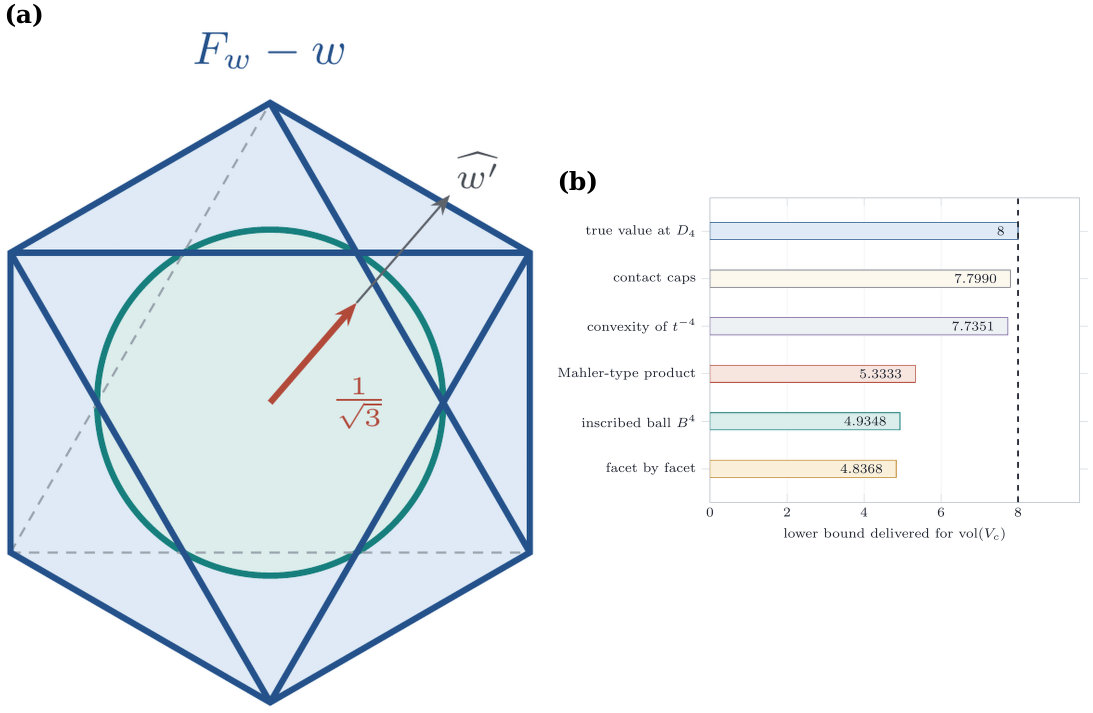
#> input picture paper/figures_new/old/fig_c_boundary.png, 2185 x 1426 px (shown at 1/2 size)
$ python fig_c_boundary.py
#> lines starting #> are read from the running program, lines starting #| are printed output that depends on the picture; after the words box and inside, x2 and y2 are one past the last pixel; in counts of white or black regions, pixels touching at a corner belong together
### paper/figures_new/oldpanels.py
"""
oldpanels.py -- reuse of the rendered panels of a composite figure.

Several composites of the paper combine ray-traced three-dimensional panels,
which are kept, with data panels that have been redrawn here so that no label
touches a curve, a bar or another label.  The rendered panels are cut out of
the composite along its white gutters and placed unchanged on the new grid.
"""
import numpy as np
import matplotlib.pyplot as plt


def load(path):
#> called with path = 'old/fig_c_boundary.png'
    a = plt.imread(path)
#> a is the input picture: shape (1426, 2185, 3) float32; mean R, G, B 0.916, 0.943, 0.957
    if a.ndim == 3 and a.shape[2] == 4:
        al = a[..., 3:4]
        a = a[..., :3] * al + (1.0 - al)
    return a


def white_bands(mask, axis, min_len):
    """maximal runs of all-white rows (axis=0) or columns (axis=1) of at least min_len"""
    line = mask.all(axis=1 - axis)
    runs, start = [], None
    for i, w in enumerate(line):
        if w and start is None:
            start = i
        if not w and start is not None:
            if i - start >= min_len:
                runs.append((start, i))
            start = None
    if start is not None and len(line) - start >= min_len:
        runs.append((start, len(line)))
    return runs


# [6 lines left out: function split_rows, not called in this run]


def split_cols(img, min_gap=12):
#> called with min_gap = 20
    white = img.mean(axis=2) > 0.985
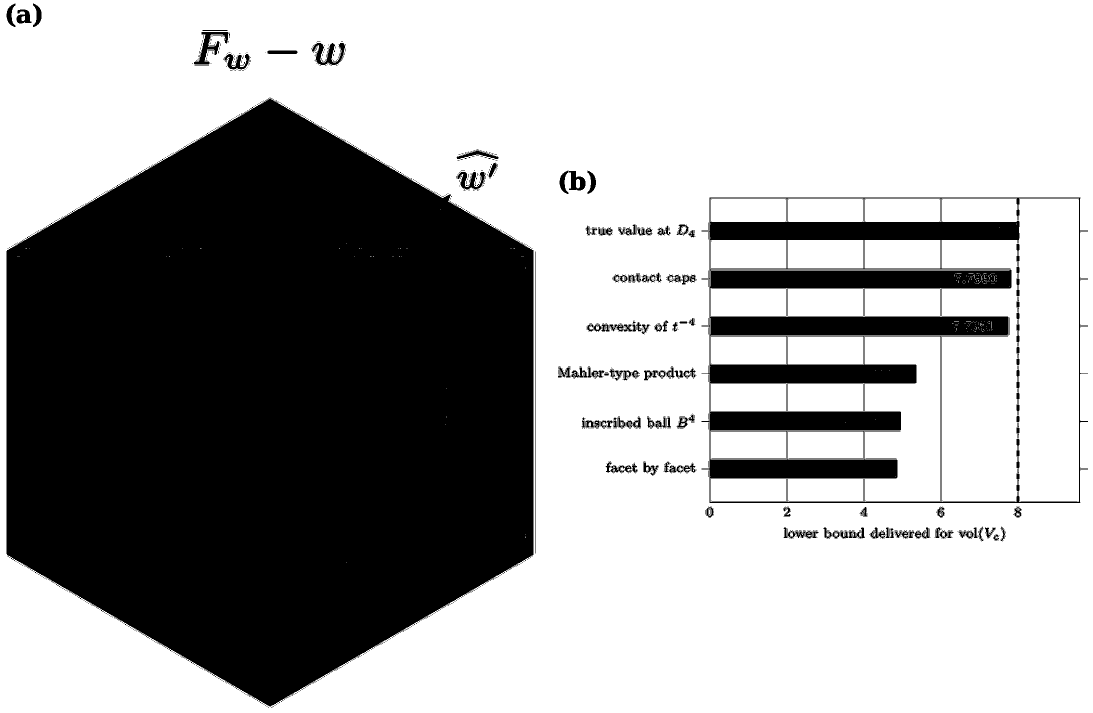
#> white: shape (1426, 2185) bool (shown at 1/2 size); 64.3% white; 1353 black regions (1203 under 20 px), largest, box (x1, y1, x2, y2) and area: (13, 196, 1067, 1413) 962129, (1403, 395, 2176, 1006) 119895, (388, 64, 457, 129) 1411
    bands = [b for b in white_bands(white, 1, min_gap) if b[0] > 0 and b[1] < img.shape[1]]
#> the loop in white_bands, `for i, w in enumerate(line):` made 2185 passes
#> w on passes 1 to 8: True, True, True, True, True, True, True, True
#> after the loop in white_bands, `for i, w in enumerate(line):`: runs = [(1071, 1116)]; start = 2176
#> bands = [(1071, 1116)]
    cuts = [0] + [(a + b) // 2 for a, b in bands] + [img.shape[1]]
#> cuts = [0, 1093, 2185]
    return [img[:, cuts[i]:cuts[i + 1]] for i in range(len(cuts) - 1)]


def trim(img, pad=4):
    """the image with its uniform white border removed"""
#> called with pad = 4
    ink = img.mean(axis=2) < 0.985
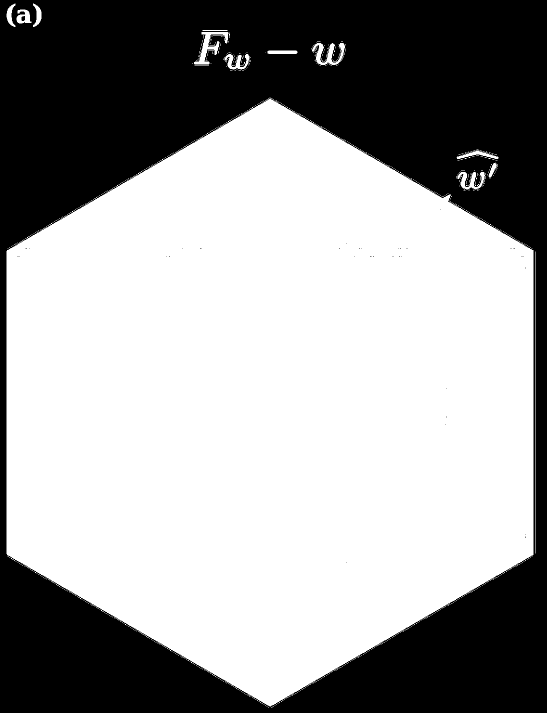
#> ink: shape (1426, 1093) bool (shown at 1/2 size); 62.3% white; 37 black regions (35 under 20 px), largest, box (x1, y1, x2, y2) and area: (0, 0, 1093, 1426) 587259, (43, 32, 50, 42) 61
    rows, cols = np.where(ink.any(axis=1))[0], np.where(ink.any(axis=0))[0]
#> rows = 1344 values from 7 to 1414; cols = 1055 values from 13 to 1070
    if len(rows) == 0:
        return img
    r0, r1 = max(rows[0] - pad, 0), min(rows[-1] + pad + 1, img.shape[0])
#> r0 = 3; r1 = 1419
    c0, c1 = max(cols[0] - pad, 0), min(cols[-1] + pad + 1, img.shape[1])
#> c0 = 9; c1 = 1075
    return img[r0:r1, c0:c1]
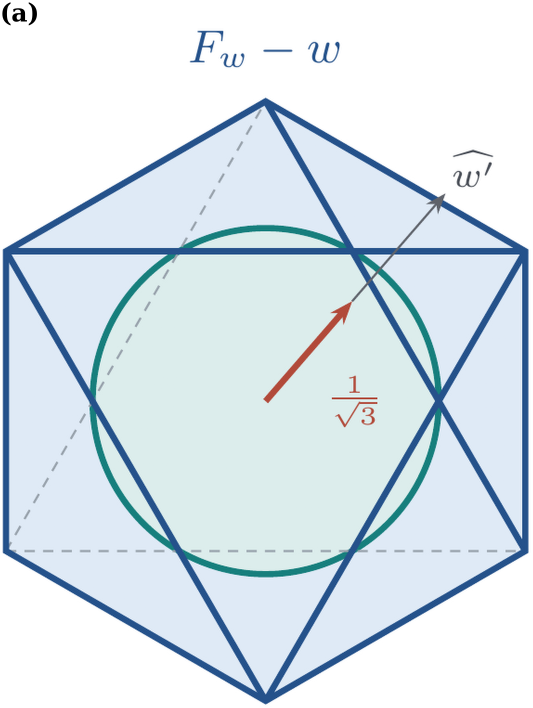
#> returned value: shape (1416, 1066, 3) float32 (shown at 1/2 size); mean of channels 0, 1, 2 0.856, 0.899, 0.93; drawn as R, G, B


def show(ax, img):
    ax.imshow(img, interpolation="lanczos")
    ax.set_axis_off()

### paper/figures_new/figstyle.py
"""
figstyle.py -- drawing conventions shared by every figure script of the paper,
and a label collision test that each figure has to pass before it is written
to disk.

Palette: a small fixed categorical set (validated for colour-vision deficiency
on a white surface), assigned in a fixed order and never cycled; one sequential
hue for magnitudes; neutral inks for text and axes.  Labels are placed by hand.
"""
import logging
import numpy as np
import matplotlib
matplotlib.use("Agg")

# Embedding a font in the vector output makes fontTools read the header of the
# system font file and report on the date stamp it finds there.  That has no
# bearing on the figure, so the message is kept out of the console.
logging.getLogger("fontTools").setLevel(logging.ERROR)
import matplotlib.pyplot as plt
from matplotlib import rcParams
from matplotlib.colors import LightSource, to_rgb
from mpl_toolkits.mplot3d.art3d import Poly3DCollection, Line3DCollection

# categorical slots, fixed order
BLUE = "#2a78d6"
ORANGE = "#eb6834"
AQUA = "#1baf7a"
YELLOW = "#eda100"
MAGENTA = "#e87ba4"
VIOLET = "#4a3aa7"
SERIES = [BLUE, ORANGE, AQUA, YELLOW, MAGENTA, VIOLET]

INK = "#0b0b0b"
INK2 = "#52514e"
INK3 = "#8b8a85"
GRID = "#d8d7d2"
SURFACE = "#ffffff"
PANEL = "#f4f3ef"

DPI = 400

rcParams.update({
    "figure.facecolor": SURFACE,
    "savefig.facecolor": SURFACE,
    "font.family": "serif",
    "font.serif": ["DejaVu Serif"],
    "mathtext.fontset": "dejavuserif",
    "font.size": 8.5,
    "axes.edgecolor": INK2,
    "axes.labelcolor": INK,
    "axes.linewidth": 0.7,
    "axes.titlesize": 9,
    "xtick.color": INK2,
    "ytick.color": INK2,
    "xtick.direction": "out",
    "ytick.direction": "out",
    "xtick.major.width": 0.6,
    "ytick.major.width": 0.6,
    "text.color": INK,
    "grid.color": GRID,
    "grid.linewidth": 0.5,
    "legend.frameon": False,
    "legend.fontsize": 7.5,
    "lines.linewidth": 1.4,
    "lines.solid_capstyle": "round",
    "pdf.fonttype": 42,
})


def panel_label(ax, s, x=-0.02, y=1.03):
    ax.text(x, y, s, transform=ax.transAxes, fontsize=10, fontweight="bold", ha="right", va="bottom", color=INK)


# [84 lines left out: functions clean_axes, blank_3d, shade, surface_faces, add_surface, tube, not called in this run]


# ----------------------------------------------------------------------------
# collision test
# ----------------------------------------------------------------------------
INSET = 1.5
EDGE_FRACTION = 0.05
EDGE_LEVEL = 20
# a label may also sit on a flat tint, which carries no edges at all in its
# interior; COVER_FRACTION is the share of the label box that may be covered by
# such a tint before the label counts as placed on drawing.  COVER_LEVEL is how
# far below the page colour a tint has to sit before it competes with the text:
# a wash within about a tenth of the page colour does not, a solid one does.
COVER_FRACTION = 0.12
COVER_LEVEL = 25
TEST_DPI = 300


def _texts(fig):
    r = fig.canvas.get_renderer()
    out = list(fig.texts)
    for ax in fig.get_axes():
        out.extend(ax.texts)
        if getattr(ax, "axison", True) and not hasattr(ax, "get_zlim"):
            out += [ax.title, ax.xaxis.label, ax.yaxis.label]
            try:
                bb = ax.get_window_extent(renderer=r)
            except Exception:
                bb = None
            for t in list(ax.get_xticklabels()) + list(ax.get_yticklabels()):
                try:
                    tb = t.get_window_extent(renderer=r)
                except Exception:
                    continue
                if bb is None or (tb.x1 >= bb.x0 - 50 and tb.x0 <= bb.x1 + 50 and tb.y1 >= bb.y0 - 50 and tb.y0 <= bb.y1 + 50):
                    out.append(t)
        leg = ax.get_legend()
        if leg is not None:
            out.extend(leg.get_texts())
    keep = []
    for t in out:
        try:
            if t.get_visible() and isinstance(t.get_text(), str) and t.get_text().strip():
                keep.append(t)
        except Exception:
            pass
    return keep


def _boxes(fig, texts):
    r = fig.canvas.get_renderer()
    out = []
    for t in texts:
        try:
            bb = t.get_window_extent(renderer=r)
        except Exception:
            continue
        if bb.width <= 0 or bb.height <= 0:
            continue
        out.append((t, bb.x0 + INSET, bb.y0 + INSET, bb.x1 - INSET, bb.y1 - INSET))
    return out


def check_overlap(fig, name):
    """returns the number of collisions found; prints each one.

    The raster tests below read the figure at TEST_DPI rather than at the
    working resolution, so that a small label box holds enough pixels for the
    measured fractions to mean what they say."""
    dpi0 = fig.dpi
    fig.set_dpi(max(dpi0, TEST_DPI))
    fig.canvas.draw()
    texts = _texts(fig)
    boxes = _boxes(fig, texts)
    hits = 0
    for i in range(len(boxes)):
        for j in range(i + 1, len(boxes)):
            a = boxes[i]; b = boxes[j]
            if a[1] < b[3] and b[1] < a[3] and a[2] < b[4] and b[2] < a[4]:
                hits += 1
                print(f"  [{name}] text/text: '{a[0].get_text()[:30]}' vs '{b[0].get_text()[:30]}'")
    # a legend is opaque and is drawn last, so anything of ours that reaches
    # under it is hidden however clean the text-against-text test comes out
    r = fig.canvas.get_renderer()
    for ax in fig.get_axes():
        leg = ax.get_legend()
        if leg is None:
            continue
        own = set(id(t) for t in leg.get_texts())
        try:
            lb = leg.get_window_extent(renderer=r)
        except Exception:
            continue
        for (t, x0, y0, x1, y1) in boxes:
            if id(t) in own:
                continue
            if x0 < lb.x1 and lb.x0 < x1 and y0 < lb.y1 and lb.y0 < y1:
                hits += 1
                print(f"  [{name}] text/legend: '{t.get_text()[:40]}' under the legend box")

    # text against ink
    full = np.asarray(fig.canvas.buffer_rgba())[:, :, :3].astype(float).mean(axis=2)
    vis = [(t, t.get_visible()) for t in texts]
    for t, _ in vis:
        t.set_visible(False)
    fig.canvas.draw()
    bare = np.asarray(fig.canvas.buffer_rgba())[:, :, :3].astype(float).mean(axis=2)
    for t, v in vis:
        t.set_visible(v)
    fig.canvas.draw()
    H = bare.shape[0]
    for (t, x0, y0, x1, y1) in boxes:
        if t.get_bbox_patch() is not None and t.get_bbox_patch().get_alpha() not in (0, 0.0) and t.get_bbox_patch().get_facecolor()[3] > 0.5:
            continue
        r0, r1 = int(H - y1), int(H - y0)
        c0, c1 = int(x0), int(x1)
        if r1 - r0 < 3 or c1 - c0 < 3:
            continue
        patch = bare[max(r0, 0):r1, max(c0, 0):c1]
        if patch.size == 0:
            continue
        gx = np.abs(np.diff(patch, axis=1)); gy = np.abs(np.diff(patch, axis=0))
        edges = (gx > EDGE_LEVEL).mean() + (gy > EDGE_LEVEL).mean()
        cover = (np.abs(patch - patch.max()) > COVER_LEVEL).mean()
        if edges > EDGE_FRACTION:
            hits += 1
            print(f"  [{name}] text/ink: '{t.get_text()[:40]}' edge density {edges:.3f}")
        elif cover > COVER_FRACTION:
            hits += 1
            print(f"  [{name}] text/tint: '{t.get_text()[:40]}' covered fraction {cover:.3f}")
    fig.set_dpi(dpi0)
    fig.canvas.draw()
    return hits


# [12 lines left out: function default_outdir, not called in this run]


def save(fig, name, outdir=None, vector=False, dpi=DPI):
    import os
    hits = check_overlap(fig, name)
    outdir = default_outdir() if outdir is None else outdir
    os.makedirs(outdir, exist_ok=True)
    if vector:
        fig.savefig(os.path.join(outdir, name + ".pdf"), bbox_inches="tight", pad_inches=0.02)
    fig.savefig(os.path.join(outdir, name + ".png"), dpi=dpi, bbox_inches="tight", pad_inches=0.02)
    print(f"{name}: {hits} collisions")
    plt.close(fig)
    return hits


# [9 lines left out: function front_mask, not called in this run]

### paper/figures_new/fig_c_boundary.py
"""
fig_c_boundary.py -- the facet of the reference cell and what the global
routes deliver.

Panel (a), the rendered facet inside the 3-space orthogonal to its contact
direction, is kept from the earlier composite.  Panel (b) is the bar chart of
the lower bounds for vol(V_c) that the boundary form and the other global
routes deliver at the D_4 configuration, where the conjecture is tight:
the true value 8; the contact-cap estimate 7.7990 (the covering bound at
m = 24); the convexity bound 7.7351 for the polar volume integral; the
Mahler-type product bound 16/3 = 5.3333; the inscribed ball, pi^2/2 =
4.9348; and the facet-by-facet bound 8 pi/(3 sqrt 3) = 4.8368.
"""
import numpy as np
import matplotlib.pyplot as plt
from figstyle import *
from oldpanels import load, split_cols, trim, show

old = load("old/fig_c_boundary.png")
left = trim(split_cols(old, 20)[0])

rows = [("true value at $D_4$", 8.0, BLUE),
        ("contact caps", 7.7990, INK3),
        ("convexity of $t^{-4}$", 7.7351, VIOLET),
        ("Mahler-type product", 16 / 3, ORANGE),
        ("inscribed ball $B^4$", np.pi ** 2 / 2, AQUA),
        ("facet by facet", 8 * np.pi / (3 * np.sqrt(3)), YELLOW)]
assert abs(rows[4][1] - 4.9348) < 1e-4 and abs(rows[5][1] - 4.8368) < 1e-4 and abs(rows[3][1] - 5.3333) < 1e-4

W_IN = 7.2
fig = plt.figure(figsize=(W_IN, 3.2))
gs = fig.add_gridspec(1, 2, width_ratios=[1.0, 1.15], left=0.01, right=0.985, top=0.93, bottom=0.16, wspace=0.55)
axl = fig.add_subplot(gs[0]); show(axl, left)

ax = fig.add_subplot(gs[1])
for side in ("top", "right"):
    ax.spines[side].set_visible(False)
ax.grid(True, axis="x", zorder=0); ax.set_axisbelow(True)
y = np.arange(len(rows))[::-1]
for yy, (name, val, col) in zip(y, rows):
    ax.barh(yy, val, height=0.56, color=col, zorder=3)
    ax.text(val - 0.12, yy, f"{val:.4f}" if val != 8 else "8", va="center", ha="right", fontsize=6.8, color=SURFACE, zorder=5)
ax.axvline(8, color=INK2, lw=0.8, ls=(0, (4, 2)), zorder=4)
ax.set_yticks(y); ax.set_yticklabels([r[0] for r in rows], fontsize=7)
ax.set_xlim(0, 9.6); ax.set_xticks([0, 2, 4, 6, 8])
ax.tick_params(labelsize=6.8)
ax.set_xlabel(r"lower bound delivered for $\mathrm{vol}(V_c)$", fontsize=7.5)
ax.text(8.15, 5.55, "target 8", fontsize=6.5, color=INK2, ha="left", va="center")
panel_label(ax, "(b)", x=-0.38, y=1.0)
save(fig, "fig_c_boundary", outdir="../figures")
#> in save, `fig.savefig(os.path.join(outdir, name + ".png"), dpi=dpi, bbox_inches=..`:
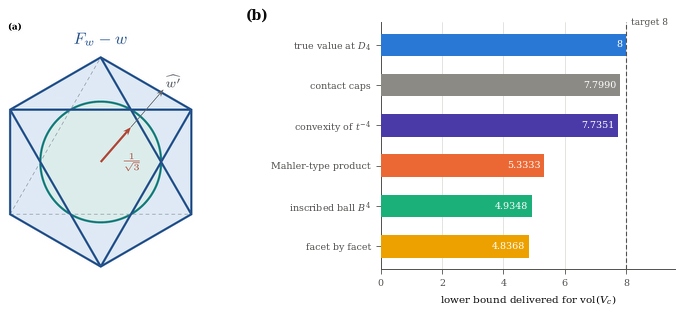
#> figure drawn by matplotlib, 2 panels

$ run again, with paper/figures_new/old/fig_c_cell24.png copied over paper/figures_new/old/fig_c_boundary.png
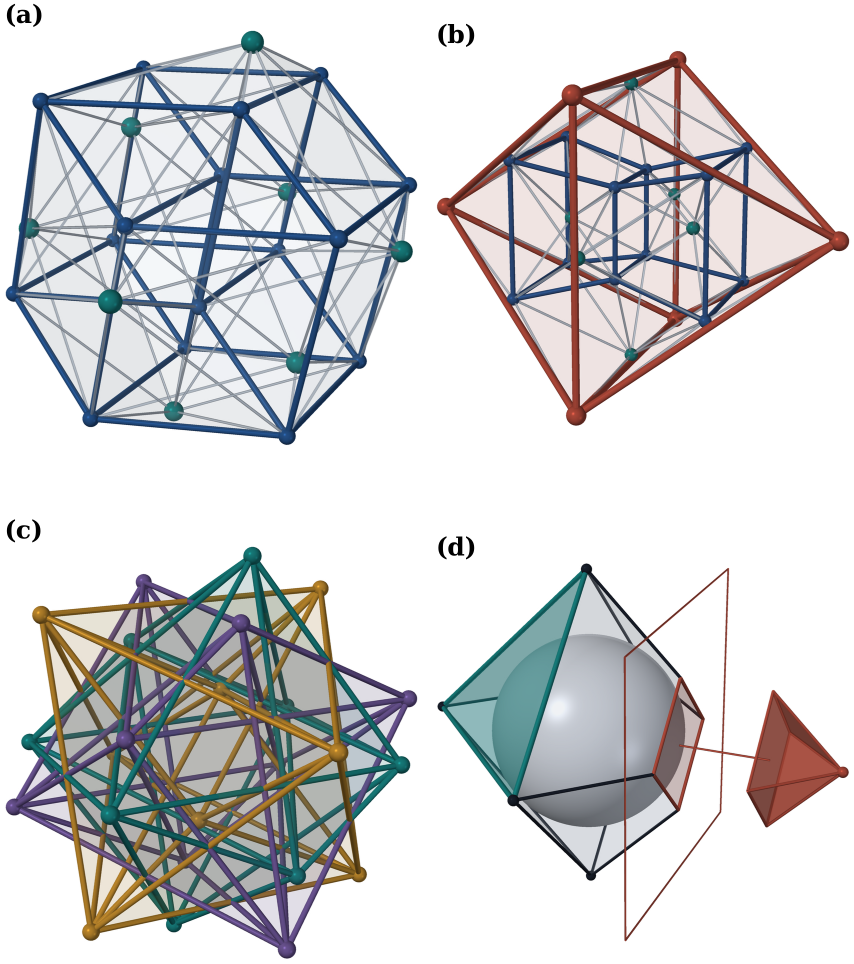
#> input picture paper/figures_new/old/fig_c_cell24.png, 1708 x 1928 px (shown at 1/2 size)
#> in load, a is the input picture: shape (1928, 1708, 3) float32; mean R, G, B 0.828, 0.829, 0.836
#> in split_cols, `white = img.mean(axis=2) > 0.985`:
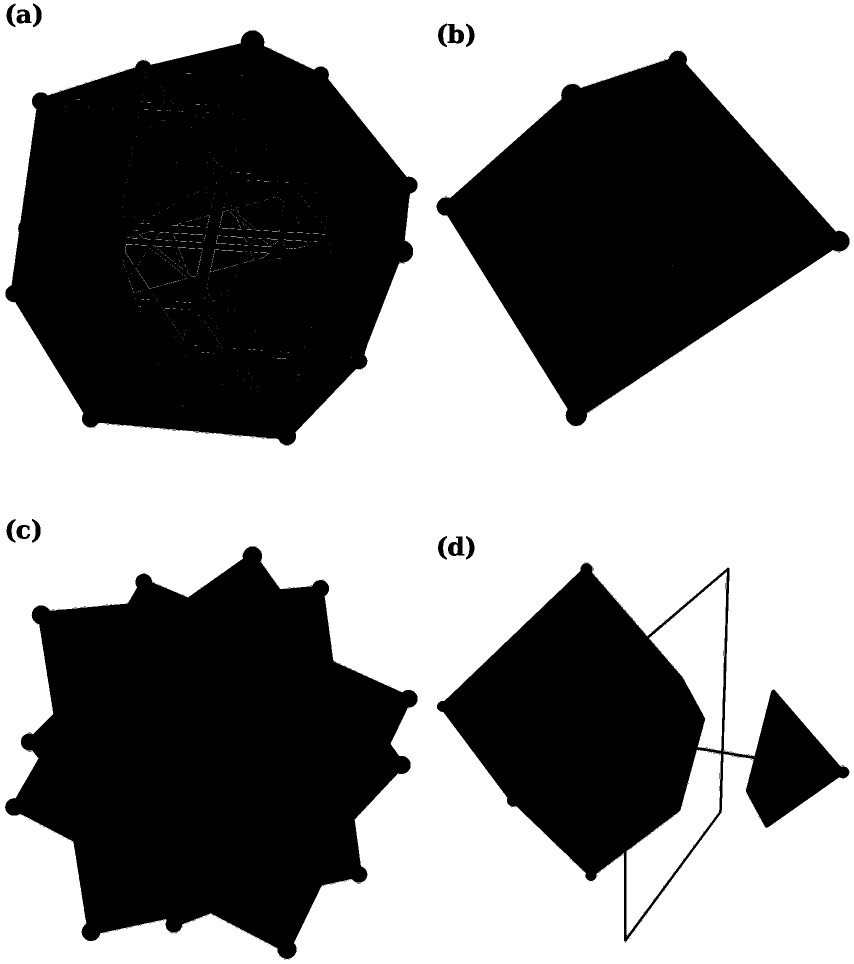
#> white: shape (1928, 1708) bool (shown at 1/2 size); 55.3% white; 180 black regions (164 under 20 px), largest, box (x1, y1, x2, y2) and area: (11, 60, 835, 891) 494287, (10, 1092, 835, 1919) 427076, (873, 101, 1699, 852) 320974
#> the loop in white_bands, `for i, w in enumerate(line):` made 1708 passes
#> w on passes 1 to 8: True, True, True, True, True, True, True, True
#> after the loop in white_bands, `for i, w in enumerate(line):`: runs = [(835, 873)]; start = 1699
#> bands = [(835, 873)]
#> cuts = [0, 854, 1708]
#> ink: shape (1928, 854) bool; 56.1% white; 653 black regions (651 under 20 px), largest, box (x1, y1, x2, y2) and area: (0, 0, 854, 1928) 720807, (43, 32, 50, 42) 61
#> rows = 1753 values from 7 to 1918; cols = 825 values from 10 to 834
#> r0 = 3; r1 = 1923
#> c0 = 6; c1 = 839
#> in save, `fig.savefig(os.path.join(outdir, name + ".png"), dpi=dpi, bbox_inches=..`:
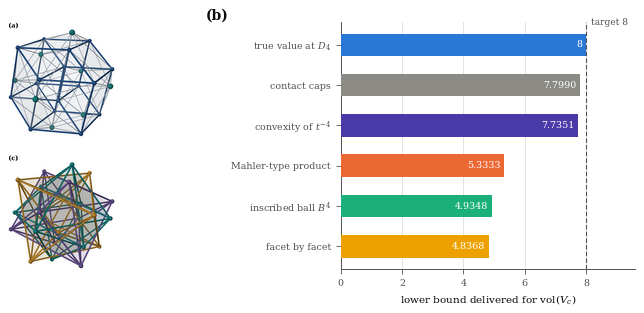
#> figure drawn by matplotlib, 2 panels
